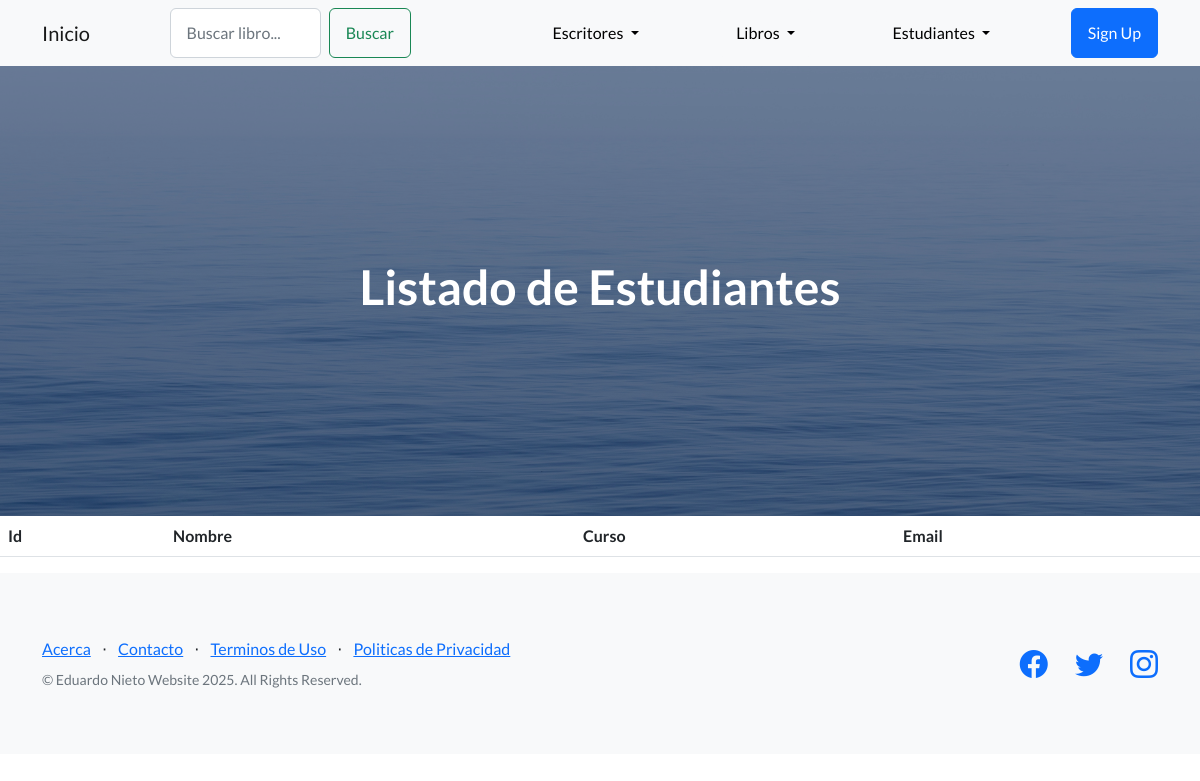
The app's page /listar_estudiantes/, older data.
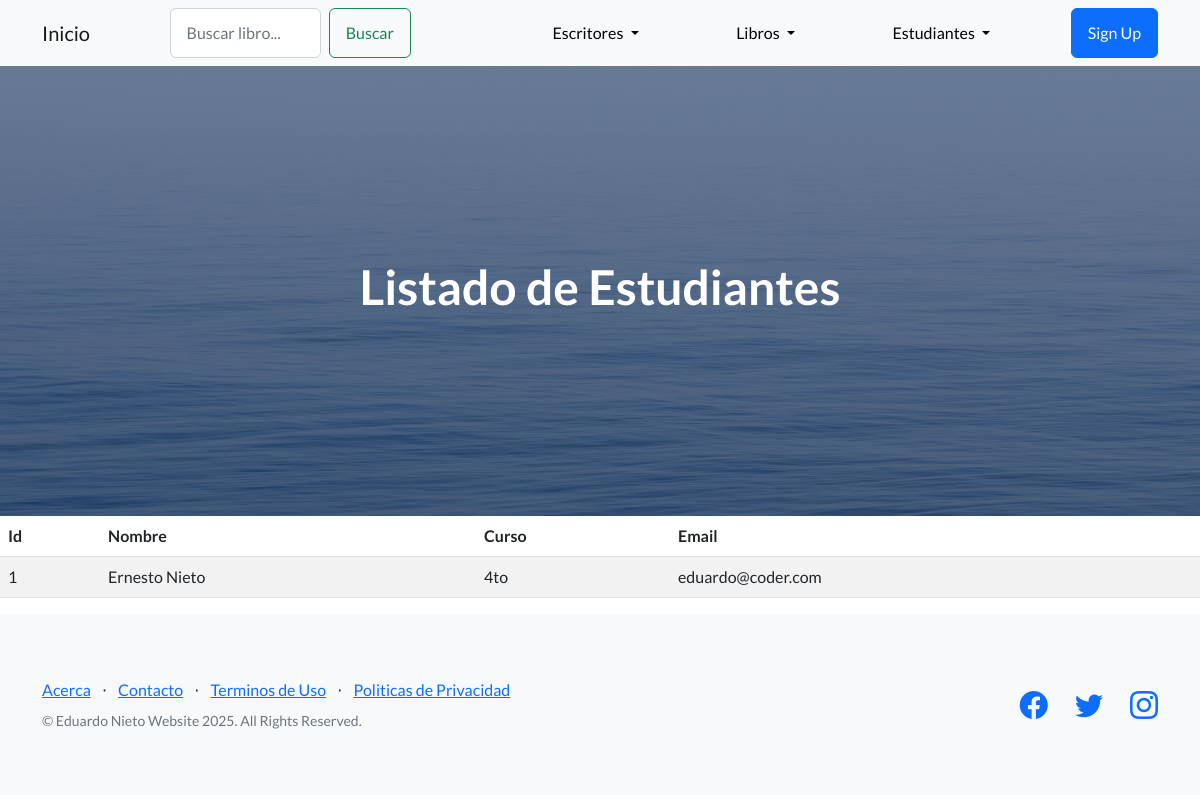
The same page, newer data.
### libreria/models.py (models this page shows, shortened)
class Estudiante(models.Model):
    nombre = models.CharField(max_length=100)
    curso = models.CharField(max_length=50)
    email = models.EmailField(unique=True)

### libreria/views.py (the view)
# urls.py: path('listar_estudiantes/', Estudiantes, name='listar_estudiantes'),
def Estudiantes(request):
    estudiantes = Estudiante.objects.all()
    return render(request, "libreria/listar_estudiantes.html", {"estudiante": estudiantes})

### libreria/templates/libreria/listar_estudiantes.html
{% extends 'libreria/index.html' %}
{% block titulo %}
<h1>Listado de Estudiantes</h1>
{% endblock titulo %}
{% block contenido %}
<table class="table table-striped">
    <thead>
        <tr>
            <th>Id</th>
            <th>Nombre</th>
            <th>Curso</th>
            <th>Email</th>
        </tr>
    </thead>
    <tbody>
    {% for p in estudiante %}
        <tr>
            <td>{{ p.id }}</td>
            <td>{{ p.nombre }}</td>
            <td>{{ p.curso }}</td>
            <td>{{ p.email}}</td>
        </tr>
    {% endfor %}
    </tbody>
</table>
{% endblock contenido %}

Row changes from the older to the newer data that the page shows:
added Estudiante: id "1", nombre "Ernesto Nieto", curso "4to", email "eduardo@coder.com"
